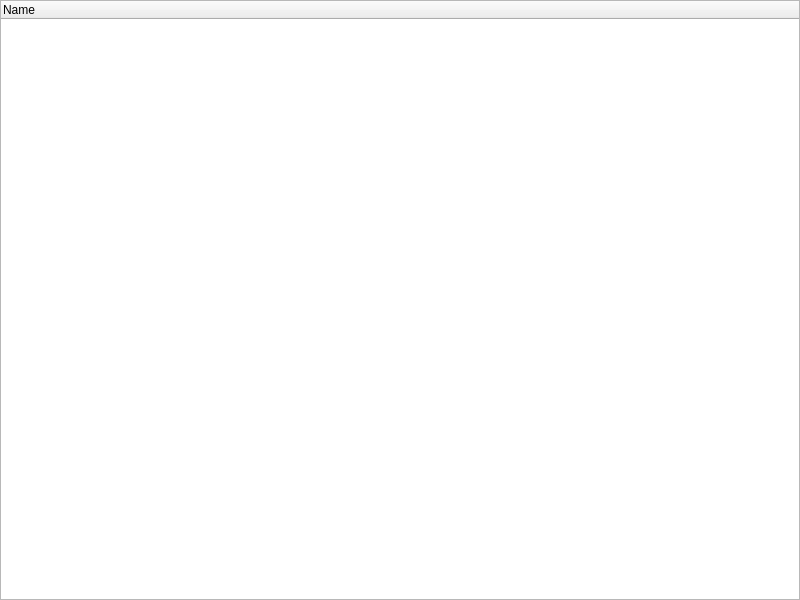
<?xml version="1.0" encoding="UTF-8"?>
<ui version="4.0">
 <class>NESystemInspectorWindow</class>
 <widget class="QMainWindow" name="NESystemInspectorWindow">
  <property name="geometry">
   <rect>
    <x>0</x>
    <y>0</y>
    <width>800</width>
    <height>600</height>
   </rect>
  </property>
  <property name="windowTitle">
   <string>System Inspector</string>
  </property>
  <property name="windowIcon">
   <iconset resource="../../neutrino.qrc">
    <normaloff>:/Neutrino/Resources/16_32/systemInspector_16.png</normaloff>:/Neutrino/Resources/16_32/systemInspector_16.png</iconset>
  </property>
  <widget class="QWidget" name="centralwidget">
   <layout class="QVBoxLayout" name="verticalLayout">
    <property name="spacing">
     <number>0</number>
    </property>
    <property name="leftMargin">
     <number>0</number>
    </property>
    <property name="topMargin">
     <number>0</number>
    </property>
    <property name="rightMargin">
     <number>0</number>
    </property>
    <property name="bottomMargin">
     <number>0</number>
    </property>
    <item>
     <widget class="NESystemInspector" name="systemTree">
      <property name="indentation">
       <number>10</number>
      </property>
      <property name="rootIsDecorated">
       <bool>true</bool>
      </property>
      <property name="animated">
       <bool>true</bool>
      </property>
      <property name="allColumnsShowFocus">
       <bool>true</bool>
      </property>
      <property name="columnCount">
       <number>1</number>
      </property>
      <column>
       <property name="text">
        <string>Name</string>
       </property>
       <property name="textAlignment">
        <set>AlignLeading|AlignVCenter</set>
       </property>
      </column>
     </widget>
    </item>
   </layout>
  </widget>
  <widget class="NEMenuBar" name="menubar">
   <property name="geometry">
    <rect>
     <x>0</x>
     <y>0</y>
     <width>800</width>
     <height>29</height>
    </rect>
   </property>
   <property name="nativeMenuBar">
    <bool>false</bool>
   </property>
  </widget>
 </widget>
 <customwidgets>
  <customwidget>
   <class>NEMenuBar</class>
   <extends>QMenuBar</extends>
   <header>Widgets/MenuBar/NEMenuBar.h</header>
  </customwidget>
  <customwidget>
   <class>NESystemInspector</class>
   <extends>QTreeWidget</extends>
   <header>Windows/SystemInspector/NESystemInspector.h</header>
  </customwidget>
 </customwidgets>
 <resources>
  <include location="../../neutrino.qrc"/>
 </resources>
 <connections/>
</ui>
